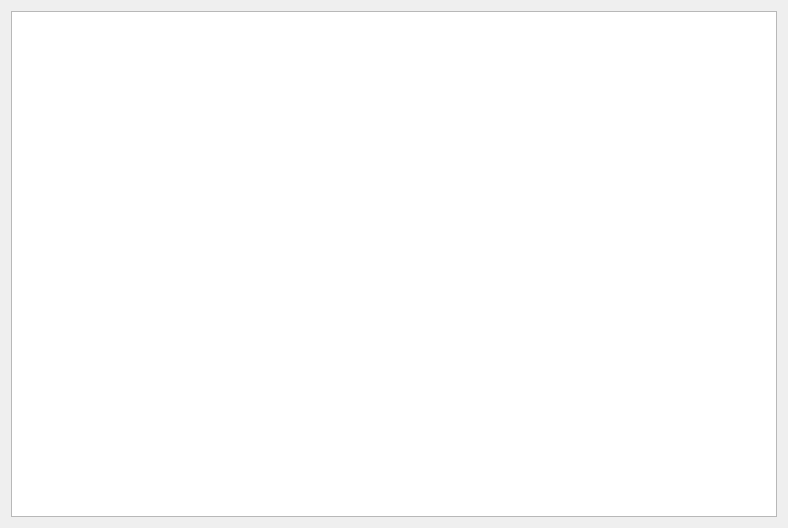
<?xml version="1.0" encoding="UTF-8"?>
<ui version="4.0">
 <class>HtmlDialog</class>
 <widget class="QDialog" name="HtmlDialog">
  <property name="geometry">
   <rect>
    <x>0</x>
    <y>0</y>
    <width>788</width>
    <height>528</height>
   </rect>
  </property>
  <property name="windowTitle">
   <string/>
  </property>
  <layout class="QGridLayout" name="gridLayout">
   <item row="0" column="0">
    <widget class="QTextBrowser" name="textEditor">
     <property name="readOnly">
      <bool>true</bool>
     </property>
    </widget>
   </item>
  </layout>
 </widget>
 <resources>
  <include location="companion.qrc"/>
 </resources>
 <connections/>
</ui>
